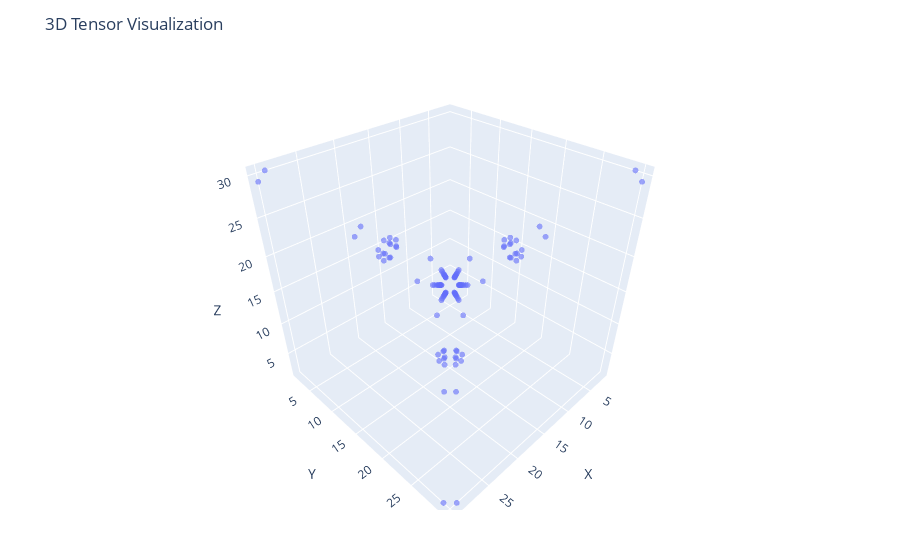

Notebook source saved alongside this figure:
### Markdown cell above
We can better visualize this using 3D plotting software.

### Code cell
plotTensor(hypgraph_ten)

### Figure 1 — Plotly figure (JSON) as saved in the notebook; plotly's stock layout.template omitted (floating-point values rounded to 4 significant figures)
{"data": [{"marker": {"opacity": 0.6, "size": 2}, "mode": "markers", "type": "scatter3d", "x": [3, 2, 30, 29, 3, 1, 2, 1, 5, 4, 5, 3, 4, 3, 7, 6, 17, 18, 16, 18, 16, 17, 7, 5, 22, 21, 6, 5, 9, 8, 9, 7, 8, 7, 11, 10, 11, 9, 20, 21, 19, 21, 19, 20, 10, 9, 13, 12, 13, 11, 12, 11, 15, 14, 15, 13, 14, 13, 24, 23, 17, 18, 5, 18, 5, 17, 16, 18, 5, 18, 5, 16, 22, 20, 16, 17, 5, 17, 5, 16, 20, 21, 10, 21, 10, 20, 19, 21, 22, 10, 21, 10, 19, 17, 22, 19, 20, 10, 20, 10, 19, 6, 21, 20, 17, 6, 24, 15, 23, 15, 26, 25, 26, 24, 25, 24, 29, 28, 29, 27, 30, 28, 27, 1, 29, 1], "y": [2, 3, 29, 30, 1, 3, 1, 2, 4, 5, 3, 5, 3, 4, 6, 7, 16, 16, 17, 17, 18, 18, 5, 7, 21, 22, 5, 6, 8, 9, 7, 9, 7, 8, 10, 11, 9, 11, 19, 19, 20, 20, 21, 21, 9, 10, 12, 13, 11, 13, 11, 12, 14, 15, 13, 15, 13, 14, 23, 24, 5, 5, 17, 17, 18, 18, 5, 5, 16, 16, 18, 18, 20, 22, 5, 5, 16, 16, 17, 17, 10, 10, 20, 20, 21, 21, 10, 10, 17, 19, 19, 21, 21, 22, 6, 10, 10, 19, 19, 20, 20, 22, 6, 17, 20, 21, 15, 24, 15, 23, 25, 26, 24, 26, 24, 25, 28, 29, 27, 29, 1, 27, 28, 30, 1, 29], "z": [1, 1, 1, 1, 2, 2, 3, 3, 3, 3, 4, 4, 5, 5, 5, 5, 5, 5, 5, 5, 5, 5, 6, 6, 6, 6, 7, 7, 7, 7, 8, 8, 9, 9, 9, 9, 10, 10, 10, 10, 10, 10, 10, 10, 11, 11, 11, 11, 12, 12, 13, 13, 13, 13, 14, 14, 15, 15, 15, 15, 16, 16, 16, 16, 16, 16, 17, 17, 17, 17, 17, 17, 17, 17, 18, 18, 18, 18, 18, 18, 19, 19, 19, 19, 19, 19, 20, 20, 20, 20, 20, 20, 20, 20, 21, 21, 21, 21, 21, 21, 21, 21, 22, 22, 22, 22, 23, 23, 24, 24, 24, 24, 25, 25, 26, 26, 27, 27, 28, 28, 29, 29, 29, 29, 30, 30]}], "layout": {"margin": {"b": 50, "l": 50, "r": 50, "t": 60}, "scene": {"aspectmode": "cube", "xaxis": {"range": [1, 31], "title": "X"}, "yaxis": {"range": [1, 31], "title": "Y"}, "zaxis": {"range": [1, 31], "title": "Z"}}, "title": "3D Tensor Visualization"}}
